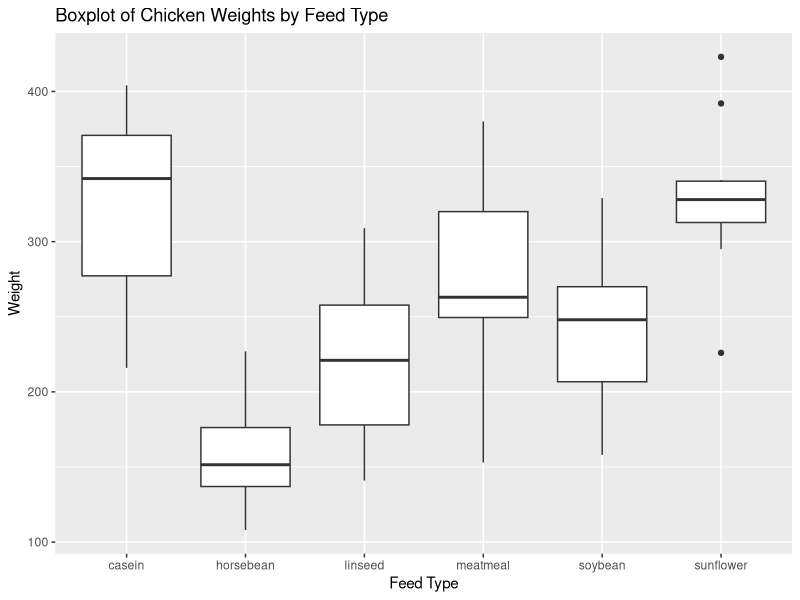

Write the R code that produced this figure.
# Load chickwts dataset
if(!require(tidyverse)) {
  install.packages("tidyverse")
}
library(tidyverse)

data("chickwts")

# Generate a boxplot
chickwts %>%  
    ggplot(aes(x = feed, y = weight)) +
    geom_boxplot() +
    labs(title = "Boxplot of Chicken Weights by Feed Type", x = "Feed Type", y = "Weight")
dev.off()  # Close the PNG device

